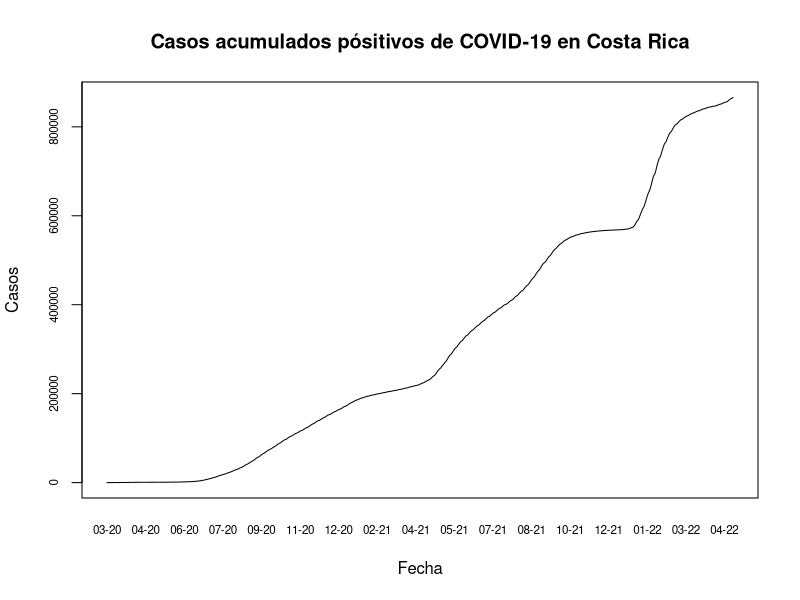
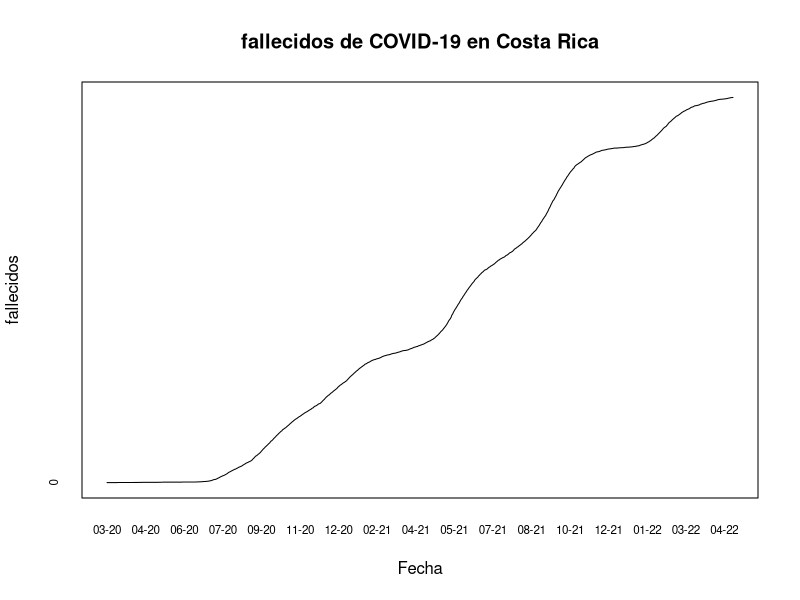

These figures' R source, in order:
## ---- chunk 1
knitr::opts_chunk$set(echo = TRUE)
## ---- chunk 2
covid <- read.csv(file = "05_10_22_CSV_GENERAL.csv", sep =";")
## ---- chunk 3
covid$FECHA <- as.Date(covid$FECHA, format = "%d/%m/%Y")

## ---- chunk 4
options(scipen = 7)
## ---- chunk 5
plot(covid$FECHA,
     covid$positivos,
     type = "l",
     xaxt = "n",
     yaxt = "n",
     main = "Casos acumulados pósitivos de COVID-19 en Costa Rica",
     xlab ="Fecha", 
     ylab ="Casos"
     )
axis(
  side = 1,
  covid$FECHA,
  tick = FALSE,
  format(covid$FECHA, "%m-%y"),
  cex.axis = 0.7
  )
# fromato del eje y
axis(
  side = 2,
  covid$positivos,
  labels = TRUE,  
  at = seq(0, 1000000, by = 200000),
  cex.axis = .7
)
## ---- chunk 6
plot(covid$FECHA,
     covid$fallecidos,
     type = "l",
     xaxt = "n",
     yaxt = "n",
     main = "fallecidos de COVID-19 en Costa Rica",
     xlab ="Fecha", 
     ylab ="fallecidos"
      )
# Formato eje x
axis(
  side = 1,
  covid$FECHA,
  tick = FALSE,
  format(covid$FECHA, "%m-%y"),
  cex.axis = 0.7
  )
# Formato del eje y
axis(
  side = 2,
  covid$fallecidos,
  labels = TRUE,  
  at = seq(0, 1000000, by = 200000),
  cex.axis = .7
)
